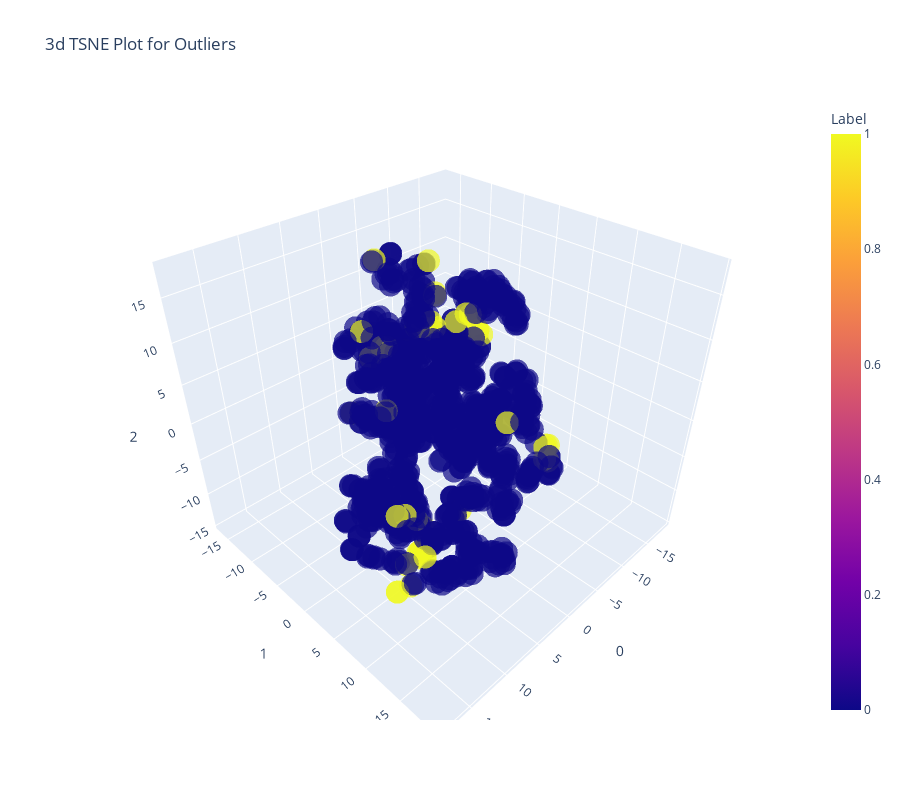

Notebook code cell kept with this figure:
### Markdown cell above
#### T-distributed Stochastic Neighbor Embedding (t-SNE)

### Code cell
plot_model(iforest)

### Figure 1 — Plotly figure (JSON) as saved in the notebook; plotly's stock layout.template omitted (floating-point values rounded to 4 significant figures; data arrays with more than 128 entries replaced by an {"elided": "..."} marker saying what was removed)
{"data": [{"hovertemplate": "0=%{x}<br>1=%{y}<br>2=%{z}<br>Feature=%{customdata[0]}<br>Label=%{marker.color}", "showlegend": false, "legendgroup": "", "name": "", "customdata": {"elided": "1026x1 str values"}, "scene": "scene", "y": {"elided": "1026 float values"}, "hoverlabel": {"namelength": 0}, "mode": "markers", "marker": {"color": {"elided": "1026 int values"}, "opacity": 0.7, "symbol": "circle", "coloraxis": "coloraxis"}, "x": {"elided": "1026 float values"}, "z": {"elided": "1026 float values"}, "type": "scatter3d"}], "layout": {"title": {"text": "3d TSNE Plot for Outliers"}, "scene": {"domain": {"y": [0, 1], "x": [0, 1]}, "zaxis": {"title": {"text": "2"}}, "xaxis": {"title": {"text": "0"}}, "yaxis": {"title": {"text": "1"}}}, "height": 800, "width": 900, "legend": {"tracegroupgap": 0}, "coloraxis": {"colorbar": {"title": {"text": "Label"}}, "colorscale": [[0, "#0d0887"], [0.1111, "#46039f"], [0.2222, "#7201a8"], [0.3333, "#9c179e"], [0.4444, "#bd3786"], [0.5556, "#d8576b"], [0.6667, "#ed7953"], [0.7778, "#fb9f3a"], [0.8889, "#fdca26"], [1, "#f0f921"]]}}}
